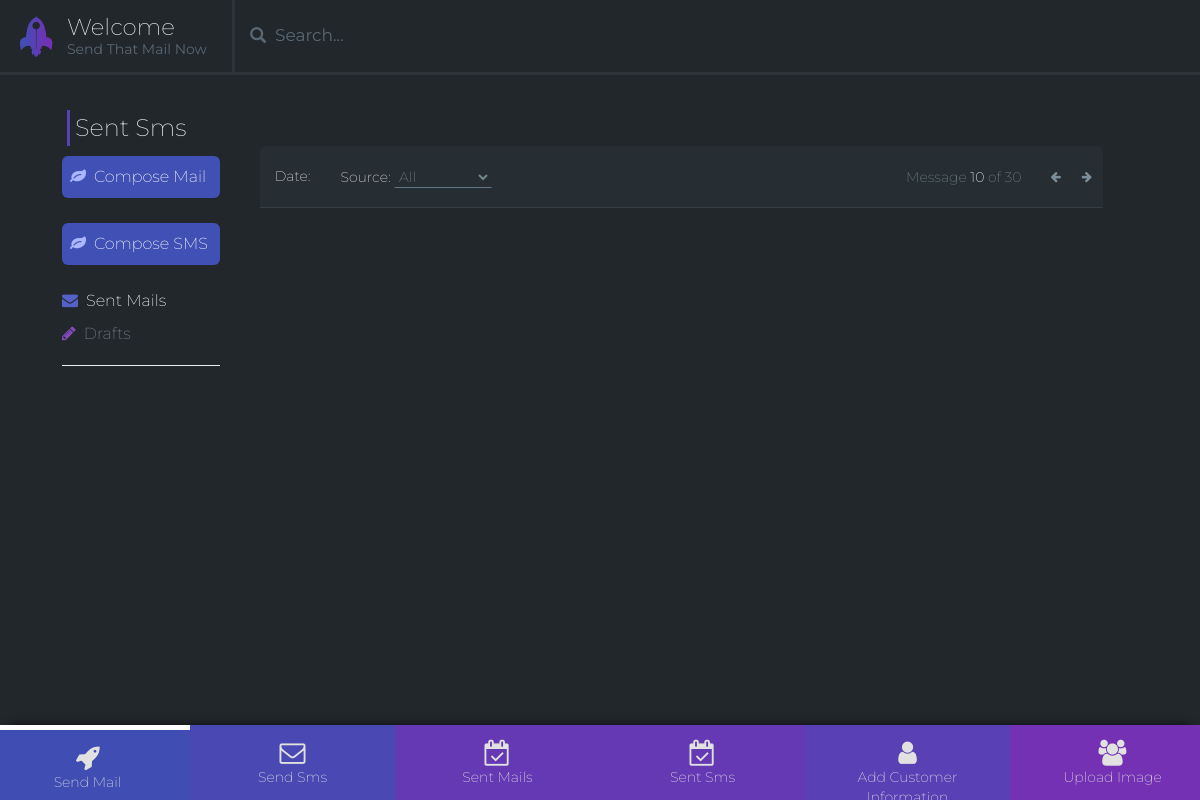
The page /mail/sms on the database as committed earlier.
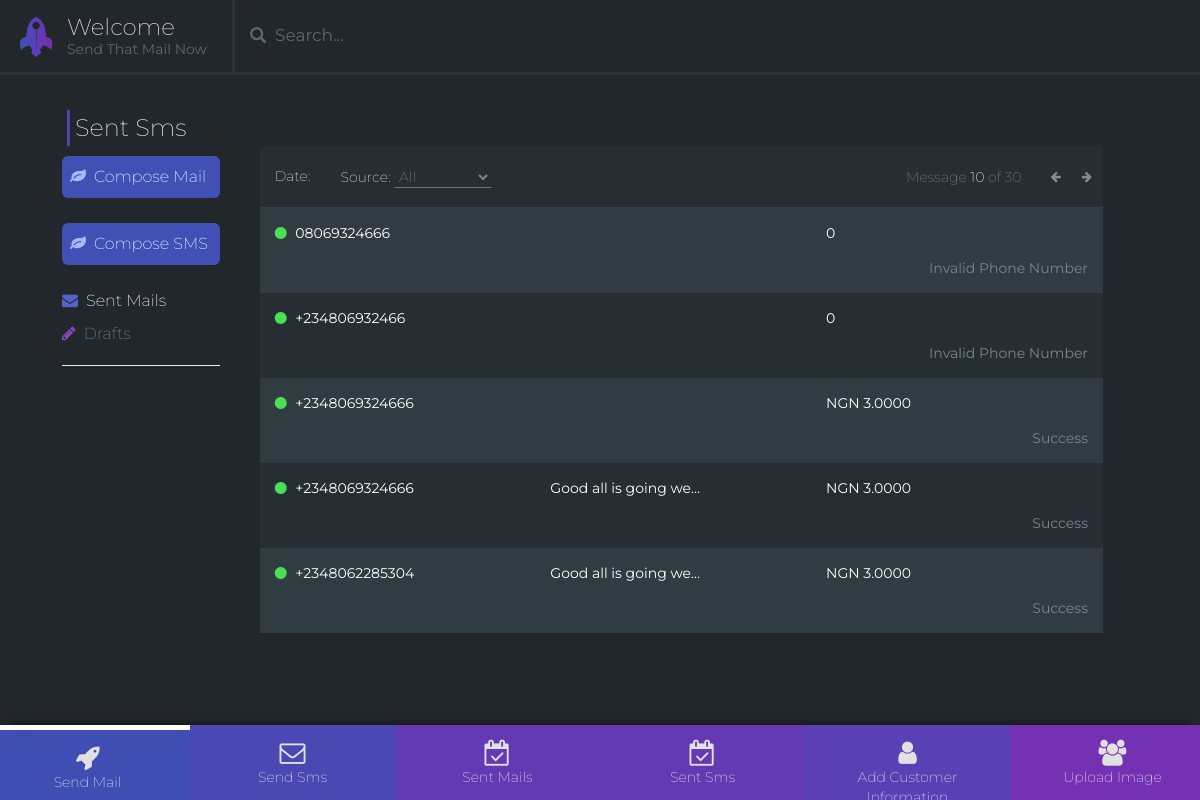
The same page on the database as committed later.
### compunetcrm/models.py (models this page shows, shortened)
class SentSms(models.Model):
    sent_to = models.CharField(max_length=15, verbose_name="Sent To")
    message_body = models.CharField(max_length=800, verbose_name="Message Body", blank=True)
    sent_by = models.CharField(max_length=45, verbose_name="Sent By", blank=True)
    cost = models.CharField(max_length=15, verbose_name="Sms Cost")
    message_id = models.CharField(max_length=45, verbose_name="Sent By")
    status = models.CharField(max_length=15, verbose_name="Delivery Status")

### compunetcrm/views.py (the view)
# urls.py: url(r'sms$', views.view_sms, name='view-sms'),
def view_sms(request):
    sent_sms = SentSms.objects.all()
    return render(request, 'rocket_template/sms.html', {'sent_sms': sent_sms})

### templates/rocket_template/sms.html (shortened to what this page needs)
{% extends 'basetemplate/base.html' %}
{% load humanize %}
{% block heading %}
        <h1 style="justify-content: center;">Sent Sms</h1>
{% endblock %}
{% block maincontent %}
        <div class="col-md-10 col-xs-12">
          <div class="mail-box">
            <div class="right-panel">
              <div class="right-panel-header">
                <ul class="nav nav-tabs">
                  <li class="selectOptions">
                    <span>Date:</span>
                  </li>
                  <li class="selectOptions">
                    <span>Source:</span>
                    <select>
                      <option value="all">All</option>
                    </select>
                  </li>
                  <li class="pull-right">
                    <div class="msg btn-group">
                        <button class="btn btn-transparent btn-transparent-white btn-sm">
                          <i class="fa fa-arrow-left"></i>
                        </button>
                        <button class="btn btn-transparent btn-transparent-white btn-sm">
                          <i class="fa fa-arrow-right"></i>
                        </button>
                    </div>
                  </li>
                  <li class="messagesNumber pull-right">
                    <a href="messages.html#">Message <span>10</span> of 30</a>
                  </li>
                </ul>
              </div>
            </div>
            <div class="right-body">
              <ul class="mail-list">
                {% for sms in sent_sms %}
                  <li class="mail-list-item mail-unread">
                  <a href="{% url 'view-sms-inbox' sms.pk %}">
                    <div class="mail-info">
                      <span class="employees-label">
                        <i class="fa fa-circle" aria-hidden="true"></i>
                      </span>
                      {{ sms.sent_to.capitalize }}
                    </div>
                    <div class="mail-info">
                      {{ sms.message_body | truncatechars:21 }}
                    </div>
                       <div class="mail-info">
                      {{  sms.cost }}
                    </div>
                    <div class="mail-time pull-right ">
                      {{  sms.status }}
                    </div>
                  </a>
                </li>
                  {% endfor %}
              </ul>
            </div>
          </div>
        </div>
        </div>
      </div>
{% endblock %}

### templates/basetemplate/base.html (shortened to what this page needs)
{% load staticfiles %}
{% load widget_tweaks %}
<!DOCTYPE html>
<html lang="en">
  <head>
    <link href="{% static 'css/bootstrap.min.css' %}" rel="stylesheet">
    <link rel="stylesheet" href="{% static 'css/font-awesome.min.css' %}">
    <link rel="stylesheet" type="text/css" href="{% static 'css/style.css' %}">
    <link rel="stylesheet" href="{% static 'js/summernote/summernote.css' %}">
    <link rel="stylesheet" type="text/css" href="{% static 'css/style.css' %}">
  </head>
<body>
    <nav class="nav-top navbar">
      <div class="container-fluid">
        <div class="navbar-header">
          <div class="logo ">
            <a class="navbar-brand" href="{% url 'view-mail' %}">
            <img src="{% static 'img/logo.png' %}" alt="Our Logo">
              <span>Welcome</span>
              <small class="hidden-xs">Send That Mail Now</small>
            </a>
          </div>
        </div>
        <div  class="collapse navbar-collapse hidden-xs">
         	<form class="nav-search">
              <input class="nav-search-input" type="text" spellcheck="false" placeholder="Search...">
              <i class="glyphicon glyphicon-search" aria-hidden="true"></i>
          </form>
        </div>
      </div>
    </nav>
 <div class="contentWrapper">
     <div class="row justify-content-center">
          {% block heading %}{% endblock %}
     </div>
      <div class="row">
        <div class="left-panel col-md-2 col-xs-12">
          <ul class="left-panel-list">
            <li class="new-message"><a href="{% url 'send-mail' %}" ><i class="fa fa-leaf" aria-hidden="true"></i>Compose Mail</a></li>
             <li class="new-message"><a href="{% url 'send_sms' %}" ><i class="fa fa-leaf" aria-hidden="true"></i>Compose SMS</a></li>
            <li class="inbox active"><a href="{% url 'view-mail' %}"><i class="fa fa-envelope" aria-hidden="true"></i>Sent Mails</a></li>
            <li class="drafts"><a href=""><i class="fa fa-pencil" aria-hidden="true"></i>Drafts</a></li>
          </ul>
          <hr>
        </div>
{% block maincontent %}
 {% endblock %}
{% block sentmaildiv %}
    <footer>
      <div class="nav-bottom navbar nav-fixed">
        <div class="row">
            <a class="col-xs-2 nav-dash currentPage" href="{% url 'send-mail' %}">
              <i class="fa fa-rocket" aria-hidden="true"></i><br>
              <span class="hidden-xs">Send Mail</span>
            </a>
            <a class="col-xs-2 nav-inbox" href="{% url 'send_sms' %}">
              <i class="fa fa-envelope-o" aria-hidden="true"></i><br>
              <span class="hidden-xs">Send Sms</span>
            </a>
            <a class="col-xs-2 nav-calendar" href="{% url 'view-mail' %}">
              <i class="fa fa-calendar-check-o" aria-hidden="true"></i><br>
              <span class="hidden-xs">Sent Mails</span>
            </a>
            <a class="col-xs-2 nav-calendar" href="{% url 'view-sms' %}">
              <i class="fa fa-calendar-check-o" aria-hidden="true"></i><br>
              <span class="hidden-xs">Sent Sms</span>
            </a>
            <a class="col-xs-2 nav-myProfile" href="{% url 'add-customer' %}">
              <i class="fa fa-user" aria-hidden="true"></i><br>
              <span class="hidden-xs">Add Customer Information</span>
            </a>
            <a class="col-xs-2 nav-users" href="{% url 'upload-images' %}">
              <i class="fa fa-users" aria-hidden="true"></i><br>
              <span class="hidden-xs">Upload Image</span>
            </a>
        </div>
      </div>
    </footer>
{% endblock sentmaildiv %}
 </body>
</html>

Rows that differ between the two databases and show on the page:
added SentSms: sent_to "08069324666", cost "0", status "Invalid Phone Number"
added SentSms: sent_to "+234806932466", cost "0", status "Invalid Phone Number"
added SentSms: sent_to "+2348069324666", cost "NGN 3.0000", status "Success"
added SentSms: sent_to "+2348069324666", message_body "Good all is going we…", cost "NGN 3.0000", status "Success"
added SentSms: sent_to "+2348062285304", message_body "Good all is going we…", cost "NGN 3.0000", status "Success"
